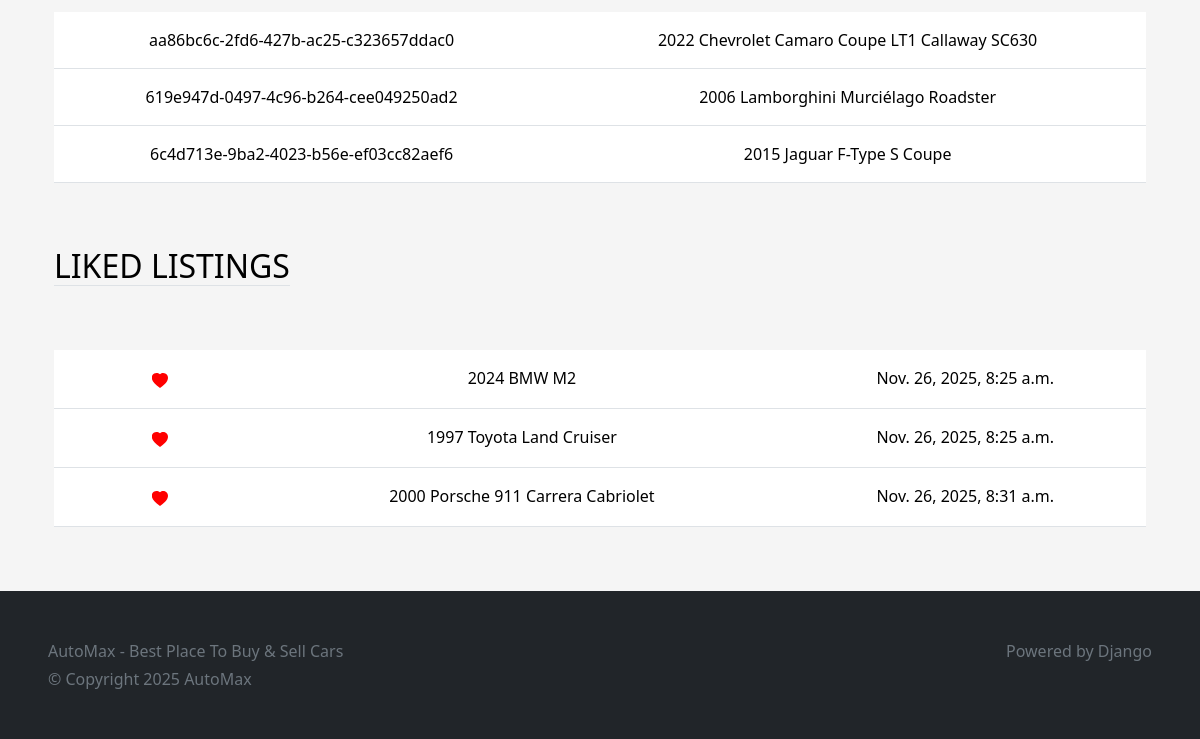
The page /profile/ (signed in, lower part) on the database as committed earlier.
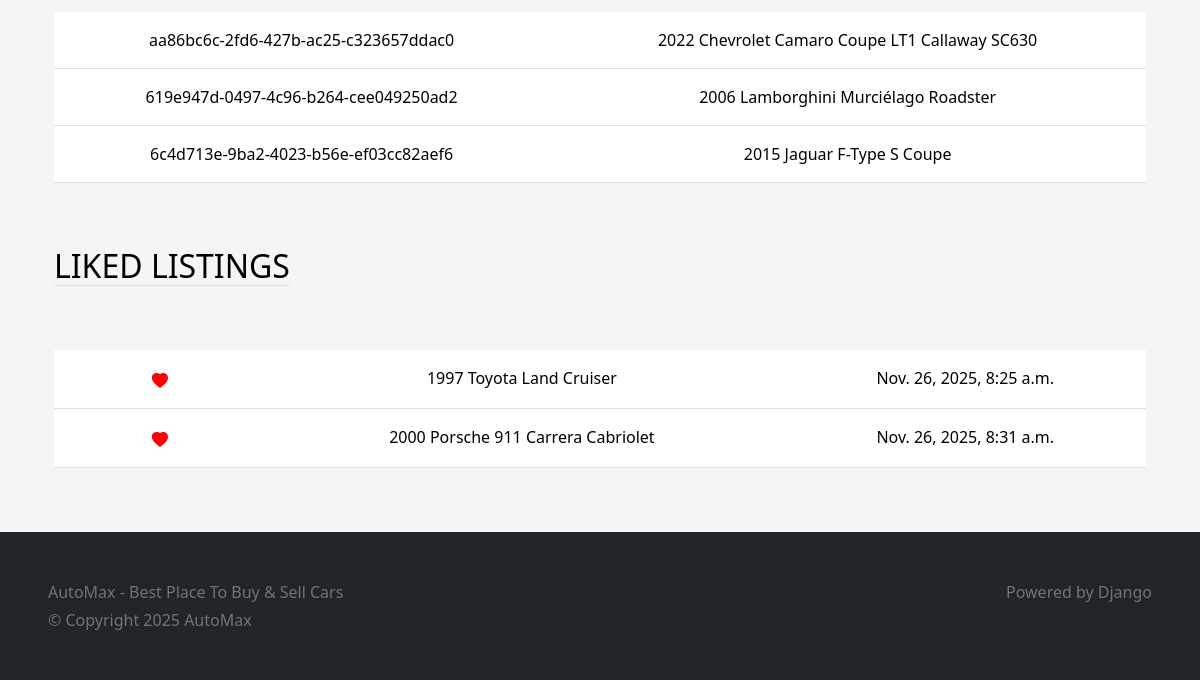
The same page on the database as committed later.
### main/models.py (models this page shows, shortened)
class Listing(models.Model):
    id = models.UUIDField(primary_key=True, default=uuid.uuid4, unique=True, editable=False)
    created_at = models.DateTimeField(auto_now_add=True)
    updated_at = models.DateTimeField(auto_now=True)
    seller = models.ForeignKey(Profile, on_delete=models.CASCADE)
    brand = models.CharField(max_length=24, choices=CARS_BRANDS, default=None)
    model = models.CharField(max_length=64, default=None)
    vin = models.CharField(max_length=17, default=None)
    mileage = models.IntegerField(default=0)
    color = models.CharField(max_length=24, default=None)
    description = models.TextField()
    engine = models.CharField(max_length=24)
    transmission = models.CharField(max_length=24, choices=TRANSMISSION_OPTIONS, default=None)
    location = models.OneToOneField(Location, on_delete=models.SET_NULL, null=True)
    image = models.ImageField(upload_to=user_listing_path)

class LikedListing(models.Model):
    profile = models.ForeignKey(Profile, on_delete=models.CASCADE)
    listing = models.ForeignKey(Listing, on_delete=models.CASCADE)
    like_date = models.DateTimeField(auto_now_add=True)

### users/views.py (the view, shortened to what this page needs)
# urls.py: path('profile/', ProfileView.as_view(), name='profile'),
@method_decorator(login_required, name='dispatch')
class ProfileView(View):
    def get(self, request):
        user_listings = Listing.objects.filter(seller=request.user.profile)
        user_liked_listings = LikedListing.objects.filter(profile=request.user.profile).all()
        user_form = UserForm(instance=request.user)
        profile_form = ProfileForm(instance=request.user.profile)
        location_form = LocationForm(instance=request.user.profile.location)
        return render(request, "views/profile.html", {'user_form': user_form, 'profile_form': profile_form, 'location_form': location_form, 'user_listings': user_listings, 'user_liked_listings': user_liked_listings})

### users/templates/views/profile.html (shortened to what this page needs)
{% extends "base/base.html" %}
{% load static %}
{% load crispy_forms_tags %}
{% block body %}
    <div class="container-fluid text-center py-5">
        <div class="container px-4">
            <div class="row g-4 py-5">
            </div>
            <table class="table table-hover">
                <tbody>
                    {% for listing in user_listings  %}
                        <tr>
                            <td class="py-3">
                                  <a href="{% url 'listing' id=listing.id %}" style="text-decoration: none; color: black;">
                                    {{listing.id}}
                                  </a>
                            </td>
                            <td class="py-3">
                                <a href="{% url 'listing' id=listing.id %}" style="text-decoration: none; color: black;">
                                    {{listing.model}}
                                </a>
                            </td>
                        </tr>
                    {% endfor %}
                </tbody>
            </table>
        </div>
        <div class="container px-4">
            <div class="row g-4 py-5">
                <div class="col d-flex align-items-start">
                    <div>
                        <h2 class="mb-3 border-bottom" style="color: black; font-weight: normal; text-transform: uppercase;">Liked Listings</h2>
                    </div>
                </div>
            </div>
            <table class="table table-hover">
                <tbody>
                    {% for liked_listing in user_liked_listings  %}
                        <tr>
                            <td class="py-3" style="padding-left: 30px;">
                                <button id="like_{{liked_listing.listing.id}}" type="button" value="like" class="text-center" style="border:none; background-color: transparent; padding-left: 20px;">
                                    <svg xmlns="http://www.w3.org/2000/svg" width="16" height="16" fill="red" viewBox="0 0 16 16" style="margin-right: 30px;">
                                        <path fill-rule="evenodd" d="M8 1.314C12.438-3.248 23.534 4.735 8 15C-7.534 4.736 2.562-3.248 8 1.314z"/>
                                    </svg>
                                </button>
                            </td>
                            <td class="py-3">
                                <a href="{% url 'listing' id=liked_listing.listing.id %}" style="text-decoration: none; color: black;">
                                    {{ liked_listing.listing.model }}
                                </a>
                            </td>
                            <td class="py-3">{{ liked_listing.like_date }}</td>
                        </tr>
                    {% endfor %}
                </tbody>
            </table>
        </div>
    </div>
{% endblock body %}

Rows that differ between the two databases and show on the page:
removed LikedListing: listing.model "2024 BMW M2", like_date "Nov. 26, 2025, 8:25 a.m."
